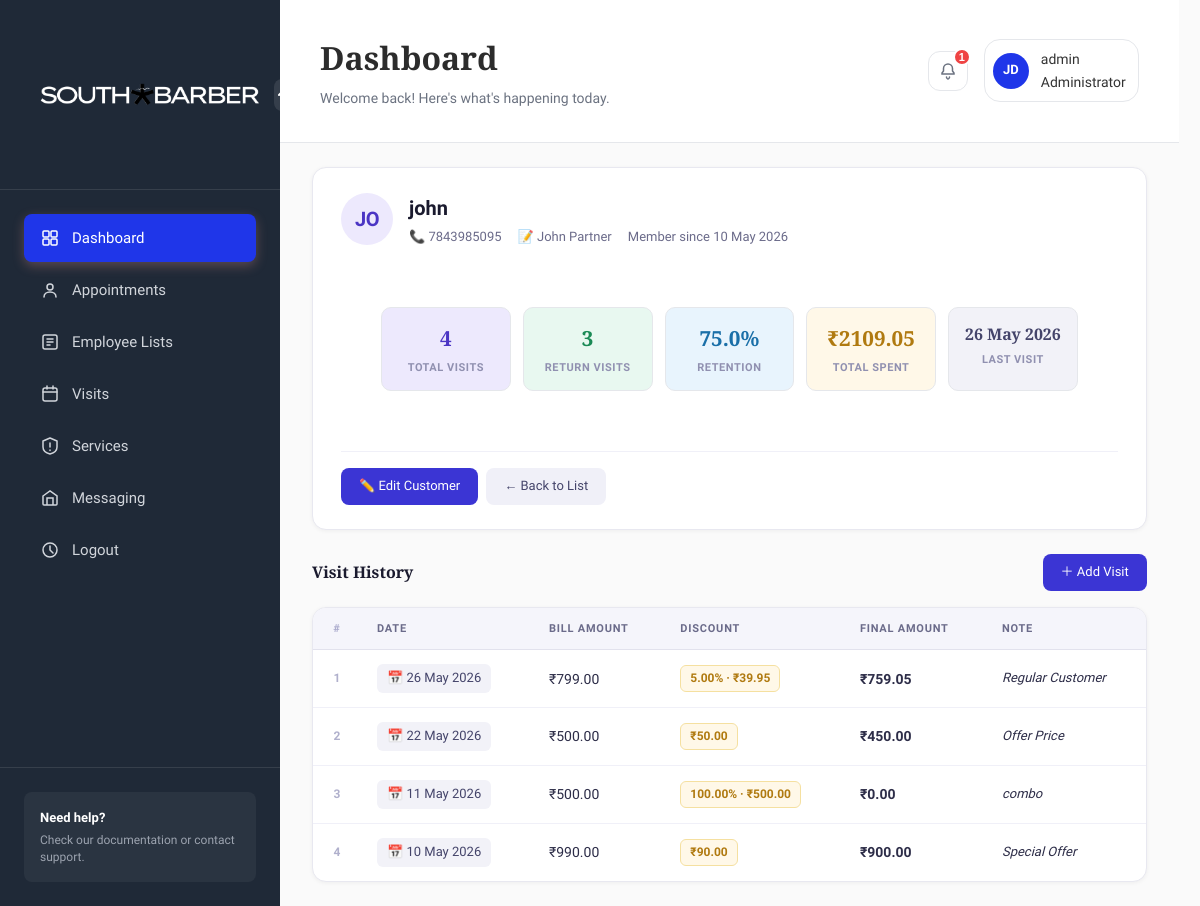
/adminsection/customer/825c66bb-d534-4ea7-9cc7-6f6827cf00e8/ (signed in), run on the app's committed database.
### adminsection/models.py (models this page shows, shortened)
class User(AbstractUser):
    ROLE_CHOICES = (
        ('ADMIN', 'Admin'),
        ('MANAGER', 'Manager'),
        ('EMPLOYEE', 'Employee'),
        ('CUSTOMER', 'Customer'),
    )
    Role = models.CharField(max_length=20, choices=ROLE_CHOICES)
    Store = models.ForeignKey(Store, on_delete=models.SET_NULL, null=True, blank=True)

class Customer(models.Model):
    PhoneID = models.UUIDField(primary_key=True, default=uuid.uuid4)
    PhoneNumber = models.CharField(max_length=15, unique=True)
    Name = models.CharField(max_length=150)
    Note = models.TextField(blank=True)
    CreateDate = models.DateTimeField(auto_now_add=True)
    UpdateDate = models.DateTimeField(auto_now=True)
    @property
    def total_visits(self):
        return self.visits.count()
    @property
    def return_visits(self):
        return max(self.visits.count() - 1, 0)
    @property
    def retention_rate(self):
        total = self.total_visits
        if total <= 1:
            return 0.0
        return round((self.return_visits / total) * 100, 1)
    @property
    def last_visit(self):
        visit = self.visits.order_by('-VisitDate').first()
        return visit.VisitDate if visit else None
    @property
    def total_spent(self):
        return sum(v.final_amount for v in self.visits.all())

class Visit(models.Model):
    DISCOUNT_TYPE_CHOICES = (
        ('PERCENT', 'Percentage (%)'),
        ('AMOUNT', 'Fixed Amount (₹)'),
    )
    Customer = models.ForeignKey(
        Customer,
        on_delete=models.CASCADE,
        related_name='visits'
    )
    Store    = models.ForeignKey(Store, on_delete=models.SET_NULL, null=True, related_name='visits')
    VisitDate = models.DateTimeField(default=timezone.now)
    BillAmount = models.DecimalField(max_digits=10, decimal_places=2)
    DiscountType = models.CharField(
        max_length=10,
        choices=DISCOUNT_TYPE_CHOICES,
        default='PERCENT'
    )
    DiscountValue = models.DecimalField(
        max_digits=10,
        decimal_places=2,
        default=0,
        help_text="Enter % value or flat ₹ amount depending on DiscountType"
    )
    Note = models.TextField(blank=True)
    class Meta:
        ordering = ['-VisitDate']
    @property
    def discount_amount(self):
        if self.DiscountType == 'PERCENT':
            return round(self.BillAmount * self.DiscountValue / 100, 2)
        return self.DiscountValue  # already a flat amount
    @property
    def final_amount(self):
        return max(self.BillAmount - self.discount_amount, 0)

### adminsection/views.py (the view)
# urls.py: path('customer/<uuid:id>/', views.customer_detail, name='customer_detail'),
@staff_member_required
def customer_detail(request, id):
    customer = get_object_or_404(Customer, PhoneID=id)
    visits = customer.visits.order_by('-VisitDate')
    return render(request, 'adminsection/customer-detail.html', {
        'customer': customer,
        'visits': visits,
    })

### templates/adminsection/customer-detail.html (shortened to what this page needs)
{% extends 'adminsection/base.html' %}
{% load static %}
{% block content %}
<div id="page-wrapper">
  <div class="main-page">
    <div class="detail-wrapper">
      <div class="profile-card">
        <div class="profile-top">
          <div class="avatar">{{ customer.Name|slice:":2"|upper }}</div>
          <div>
            <p class="profile-name">{{ customer.Name }}</p>
            <div class="profile-meta">
              <span>📞 {{ customer.PhoneNumber }}</span>
              {% if customer.Note %}<span>📝 {{ customer.Note }}</span>{% endif %}
              <span>Member since {{ customer.CreateDate|date:"d M Y" }}</span>
            </div>
          </div>
        </div>
        <div class="stats-grid">
          <div class="stat-card purple">
            <div class="stat-value">{{ customer.total_visits }}</div>
            <div class="stat-label">Total Visits</div>
          </div>
          <div class="stat-card green">
            <div class="stat-value">{{ customer.return_visits }}</div>
            <div class="stat-label">Return Visits</div>
          </div>
          <div class="stat-card blue">
            <div class="stat-value">{{ customer.retention_rate }}%</div>
            <div class="stat-label">Retention</div>
          </div>
          <div class="stat-card amber">
            <div class="stat-value">₹{{ customer.total_spent }}</div>
            <div class="stat-label">Total Spent</div>
          </div>
          <div class="stat-card gray">
            <div class="stat-value" style="font-size:1rem;">
              {% if customer.last_visit %}{{ customer.last_visit|date:"d M Y" }}{% else %}—{% endif %}
            </div>
            <div class="stat-label">Last Visit</div>
          </div>
        </div>
        <div class="profile-actions">
          <a href="{% url 'editcustomer' customer.PhoneID %}" class="btn-action btn-primary-custom">✏️ Edit Customer</a>
          <a href="{% url 'customerlist' %}" class="btn-action btn-secondary-custom">← Back to List</a>
        </div>
      </div>
      <div class="section-header">
        <h2 class="section-title">Visit History</h2>
        <a href="{% url 'add_visit' customer.PhoneID %}" class="btn-add-visit">＋ Add Visit</a>
      </div>
      <div class="visits-card">
        <table class="visits-table">
          <thead>
            <tr>
              <th>#</th>
              <th>Date</th>
              <th>Bill Amount</th>
              <th>Discount</th>
              <th>Final Amount</th>
              <th>Note</th>
            </tr>
          </thead>
          <tbody>
            {% for visit in visits %}
            <tr>
              <td>{{ forloop.counter }}</td>
              <td>
                <span class="date-chip">📅 {{ visit.VisitDate|date:"d M Y" }}</span>
              </td>
              <td class="amount-bill">₹{{ visit.BillAmount }}</td>
              <td>
                {% if visit.DiscountType == 'PERCENT' %}
                  <span class="discount-badge">{{ visit.DiscountValue }}% · ₹{{ visit.discount_amount }}</span>
                {% elif visit.DiscountValue %}
                  <span class="discount-badge">₹{{ visit.DiscountValue }}</span>
                {% else %}
                  <span style="color:#c0c0d8;">—</span>
                {% endif %}
              </td>
              <td class="amount-final">₹{{ visit.final_amount }}</td>
              <td class="note-text">{{ visit.Note|default:"—" }}</td>
            </tr>
            {% empty %}
            <tr>
              <td colspan="6" class="empty-state">No visits recorded yet. Add the first visit above.</td>
            </tr>
            {% endfor %}
          </tbody>
        </table>
      </div>
    </div>
  </div>
</div>
{% endblock %}

### templates/adminsection/base.html (shortened to what this page needs)
{% load static %}
<!DOCTYPE html>
<html lang="en">
<head>
    <link rel="stylesheet" href="{% static 'css/styles.css' %}">
    <link rel="stylesheet" href="https://cdnjs.cloudflare.com/ajax/libs/font-awesome/6.0.0/css/all.min.css">
</head>
<body>
    <html class="app-container">
        <aside class="sidebar">
            <div class="sidebar-header">
                <div class="logo">
                    <img src="{% static 'images/SOUTH BARBER LOGO.png' %}" alt="South Barber Logo" style="width:250px; height:125px;">
                </div>
                <button class="sidebar-toggle">
                    <svg width="20" height="20" viewBox="0 0 20 20" fill="none">
                        <path d="M15 10L10 5L5 10" stroke="currentColor" stroke-width="2" stroke-linecap="round"/>
                    </svg>
                </button>
            </div>
            <nav class="sidebar-nav">
                <a href="{% url 'dashboard' %}" class="nav-item active">
                    <span>Dashboard</span>
                </a>
                <a href="{% url 'allappointment' %}" class="nav-item">
                    <svg width="20" height="20" viewBox="0 0 20 20" fill="none">
                        <circle cx="10" cy="7" r="3" stroke="currentColor" stroke-width="1.5"/>
                        <path d="M4 17C4 14 6.5 12 10 12C13.5 12 16 14 16 17" stroke="currentColor" stroke-width="1.5" stroke-linecap="round"/>
                    </svg>
                    <span>Appointments</span>
                </a>
                <a href="{% url 'employeelist' %}" class="nav-item">
                    <svg width="20" height="20" viewBox="0 0 20 20" fill="none">
                        <rect x="3" y="3" width="14" height="14" rx="2" stroke="currentColor" stroke-width="1.5"/>
                        <path d="M7 7H13M7 10H13M7 13H10" stroke="currentColor" stroke-width="1.5" stroke-linecap="round"/>
                    </svg>
                    <span>Employee Lists</span>
                </a>
                <a href="{% url 'customerlist' %}" class="nav-item">
                    <svg width="20" height="20" viewBox="0 0 20 20" fill="none">
                        <rect x="3" y="4" width="14" height="13" rx="2" stroke="currentColor" stroke-width="1.5"/>
                        <path d="M7 2V5M13 2V5M3 8H17" stroke="currentColor" stroke-width="1.5" stroke-linecap="round"/>
                    </svg>
                    <span>Visits</span>
                </a>
                <a href="{% url 'manageservices' %}" class="nav-item">
                    <svg width="20" height="20" viewBox="0 0 20 20" fill="none">
                        <path d="M3 5L10 2L17 5V11C17 14.5 14 17 10 18C6 17 3 14.5 3 11V5Z" stroke="currentColor" stroke-width="1.5" stroke-linejoin="round"/>
                        <path d="M10 7V11M10 14V14.5" stroke="currentColor" stroke-width="1.5" stroke-linecap="round"/>
                    </svg>
                    <span>Services</span>
                </a>
                <a href="#" class="nav-item">
                    <svg width="20" height="20" viewBox="0 0 20 20" fill="none">
                        <path d="M3 8L10 3L17 8V16C17 16.5 16.5 17 16 17H4C3.5 17 3 16.5 3 16V8Z" stroke="currentColor" stroke-width="1.5"/>
                        <path d="M13 17V10H7V17" stroke="currentColor" stroke-width="1.5"/>
                    </svg>
                    <span>Messaging</span>
                </a>
                <a href="{% url 'logout' %}" class="nav-item">
                    <svg width="20" height="20" viewBox="0 0 20 20" fill="none">
                        <circle cx="10" cy="10" r="7" stroke="currentColor" stroke-width="1.5"/>
                        <path d="M10 6V10L13 13" stroke="currentColor" stroke-width="1.5" stroke-linecap="round"/>
                    </svg>
                    <span>Logout</span>
                </a>
            </nav>
            <div class="sidebar-footer">
                <div class="help-section">
                    <p class="help-title">Need help?</p>
                    <p class="help-text">Check our documentation or contact support.</p>
                </div>
            </div>
        </aside>
        <main class="main-content">
            <header class="header">
                <div class="header-left">
                    <h1 class="page-title">Dashboard</h1>
                    <p class="page-subtitle">Welcome back! Here's what's happening today.</p>
                </div>
                <div class="header-right">
                    <button class="notification-btn">
                        <svg width="20" height="20" viewBox="0 0 20 20" fill="none">
                            <path d="M10 3C7.5 3 5.5 5 5.5 7.5V10L4 12V13H16V12L14.5 10V7.5C14.5 5 12.5 3 10 3Z" stroke="currentColor" stroke-width="1.5"/>
                            <path d="M8.5 16C8.5 17 9.5 18 10 18C10.5 18 11.5 17 11.5 16" stroke="currentColor" stroke-width="1.5" stroke-linecap="round"/>
                        </svg>
                        <span class="notification-badge">1</span>
                    </button>
                    <div class="user-menu">
                        {% if request.user.is_authenticated %}
                        <div class="user-avatar">JD</div>
                        <span class="user-name">
                            <p>{{ user.username }}</p>
                            {% if request.user.is_superuser %}
                            <span>Administrator </span>
                            {% else %}
                            <span>Staff</span>
                            {% endif %}
                                </span>
                        </div>
                        {% endif %}
                </div>
            </header>
            {% block content %}
            {% endblock %}
    </main>
</html>

### templates/adminsection/customer-detail.html (style rules this page uses)
.detail-wrapper { padding: 1.5rem 2rem; max-width: 960px; }
.profile-card { background: #fff; border: 1px solid #e8e8f0; border-radius: 14px; padding: 1.5rem 1.75rem; margin-bottom: 1.5rem; box-shadow: 0 1px 4px rgba(0,0,0,0.05); }
.profile-top { display: flex; align-items: center; gap: 1rem; margin-bottom: 1.25rem; }
.avatar { width: 52px; height: 52px; border-radius: 50%; background: #ede9fd; color: #4b35c4; font-size: 20px; font-weight: 700; display: flex; align-items: center; justify-content: center; flex-shrink: 0; letter-spacing: -0.5px; }
.profile-name { font-size: 1.25rem; font-weight: 700; color: #1a1a2e; margin: 0 0 3px; }
.profile-meta { display: flex; align-items: center; gap: 16px; font-size: 13px; color: #6b6b8a; flex-wrap: wrap; }
.profile-meta span { display: flex; align-items: center; gap: 5px; }
.stats-grid { display: grid; grid-template-columns: repeat(5, 1fr); gap: 12px; margin-bottom: 1.25rem; }
.stat-card { border-radius: 10px; padding: 14px 16px; text-align: center; }
.stat-card.purple { background: #ede9fd; }
.stat-card.green { background: #e8f8f0; }
.stat-card.blue { background: #e8f4fd; }
.stat-card.amber { background: #fff8e8; }
.stat-card.gray { background: #f2f2f8; }
.stat-value { font-size: 1.3rem; font-weight: 700; margin-bottom: 3px; }
.stat-card.purple .stat-value { color: #4b35c4; }
.stat-card.green .stat-value { color: #1a8a55; }
.stat-card.blue .stat-value { color: #1a6fa8; }
.stat-card.amber .stat-value { color: #b07a10; }
.stat-card.gray .stat-value { color: #44446a; }
.stat-label { font-size: 11px; font-weight: 600; text-transform: uppercase; letter-spacing: 0.05em; color: #9090b0; }
.profile-actions { display: flex; gap: 8px; padding-top: 1rem; border-top: 1px solid #f0f0f8; }
.btn-action { display: inline-flex; align-items: center; gap: 5px; padding: 8px 18px; border-radius: 8px; font-size: 13px; font-weight: 500; text-decoration: none; transition: opacity 0.15s; }
.btn-primary-custom { background: #3b35d4; color: #fff; }
.btn-secondary-custom { background: #f0f0f8; color: #44446a; }
.section-header { display: flex; align-items: center; justify-content: space-between; margin-bottom: 1rem; }
.section-title { font-size: 1rem; font-weight: 700; color: #1a1a2e; margin: 0; }
.btn-add-visit { display: inline-flex; align-items: center; gap: 5px; background: #3b35d4; color: #fff; padding: 8px 18px; border-radius: 8px; font-size: 13px; font-weight: 500; text-decoration: none; transition: background 0.15s; }
.visits-card { background: #fff; border: 1px solid #e8e8f0; border-radius: 14px; overflow: hidden; box-shadow: 0 1px 4px rgba(0,0,0,0.05); }
.visits-table { width: 100%; border-collapse: collapse; font-size: 14px; }
.visits-table thead tr { background: #f5f5fb; border-bottom: 1.5px solid #e2e2ed; }
.visits-table thead th { padding: 12px 16px; text-align: left; font-size: 11px; font-weight: 700; text-transform: uppercase; letter-spacing: 0.07em; color: #6b6b8a; white-space: nowrap; }
.visits-table thead th:first-child { width: 48px; text-align: center; color: #aaaacc; }
.visits-table tbody tr { border-bottom: 1px solid #f0f0f8; transition: background 0.15s; }
.visits-table tbody tr:last-child { border-bottom: none; }
.visits-table td { padding: 14px 16px; color: #2d2d48; vertical-align: middle; }
.visits-table td:first-child { text-align: center; color: #b0b0cc; font-size: 12px; font-weight: 600; }
.date-chip { display: inline-flex; align-items: center; gap: 5px; background: #f2f2f8; border-radius: 6px; padding: 4px 10px; font-size: 13px; color: #44446a; }
.amount-bill { font-size: 14px; color: #5a5a7a; }
.amount-final { font-weight: 700; color: #1a8a55; font-size: 14px; }
.discount-badge { display: inline-block; background: #fff8e8; color: #b07a10; border: 1px solid #f5e0a0; border-radius: 6px; padding: 3px 9px; font-size: 12px; font-weight: 600; }
.note-text { font-size: 13px; color: #6b6b8a; font-style: italic; }

### data on the page
User: username "admin"
Customer: Name "JO", Name "john", PhoneNumber "7843985095", Note "John Partner", CreateDate "10 May 2026", total_visits "4", return_visits "3", retention_rate "75.0", total_spent "2109.05", last_visit "26 May 2026"
Visit: VisitDate "26 May 2026", BillAmount "799.00", DiscountValue "5.00", discount_amount "39.95", final_amount "759.05", Note "Regular Customer"
Visit: VisitDate "22 May 2026", BillAmount "500.00", DiscountValue "50.00", final_amount "450.00", Note "Offer Price"
Visit: VisitDate "11 May 2026", BillAmount "500.00", DiscountValue "100.00", discount_amount "500.00", final_amount "0.00", Note "combo"
Visit: VisitDate "10 May 2026", BillAmount "990.00", DiscountValue "90.00", final_amount "900.00", Note "Special Offer"
